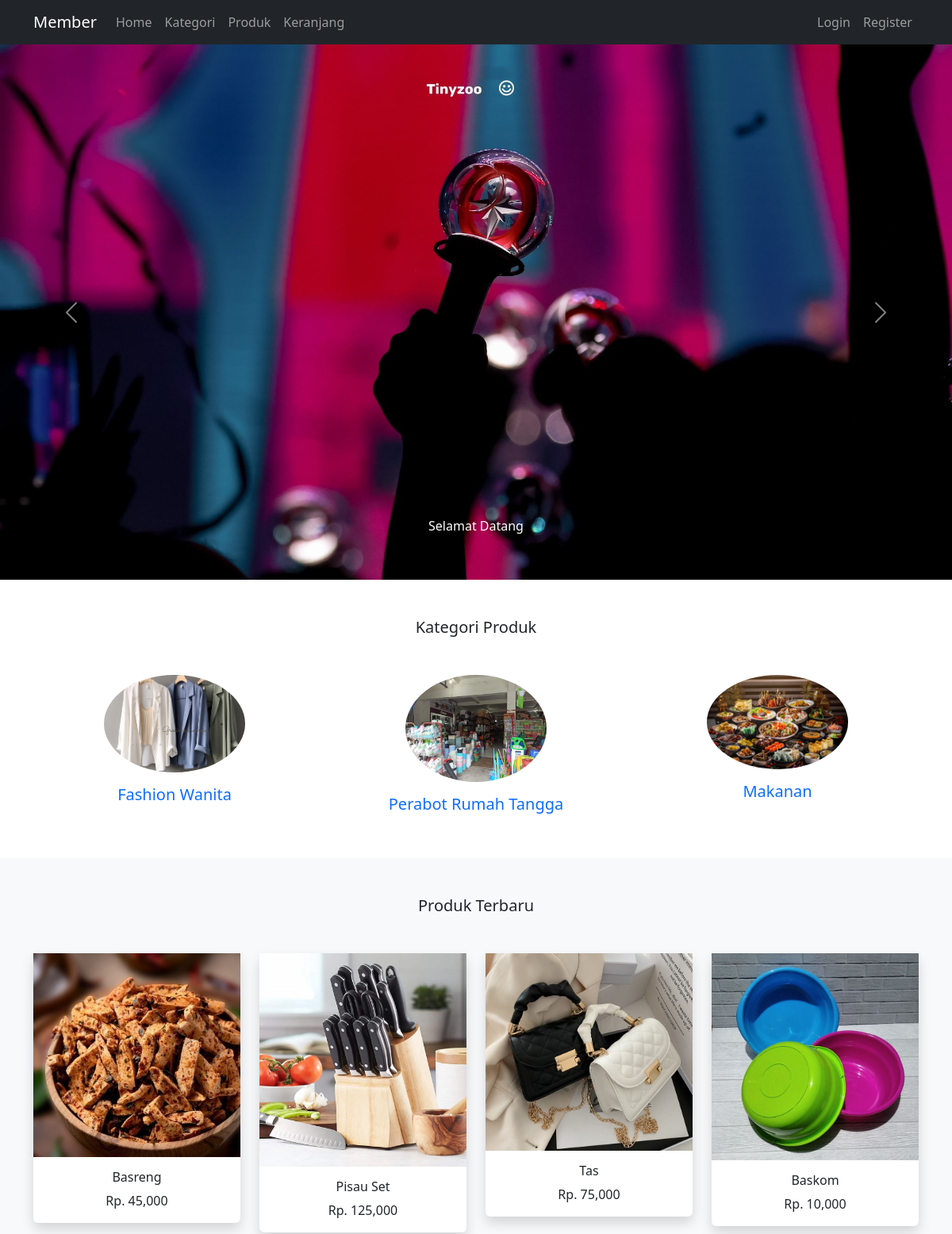
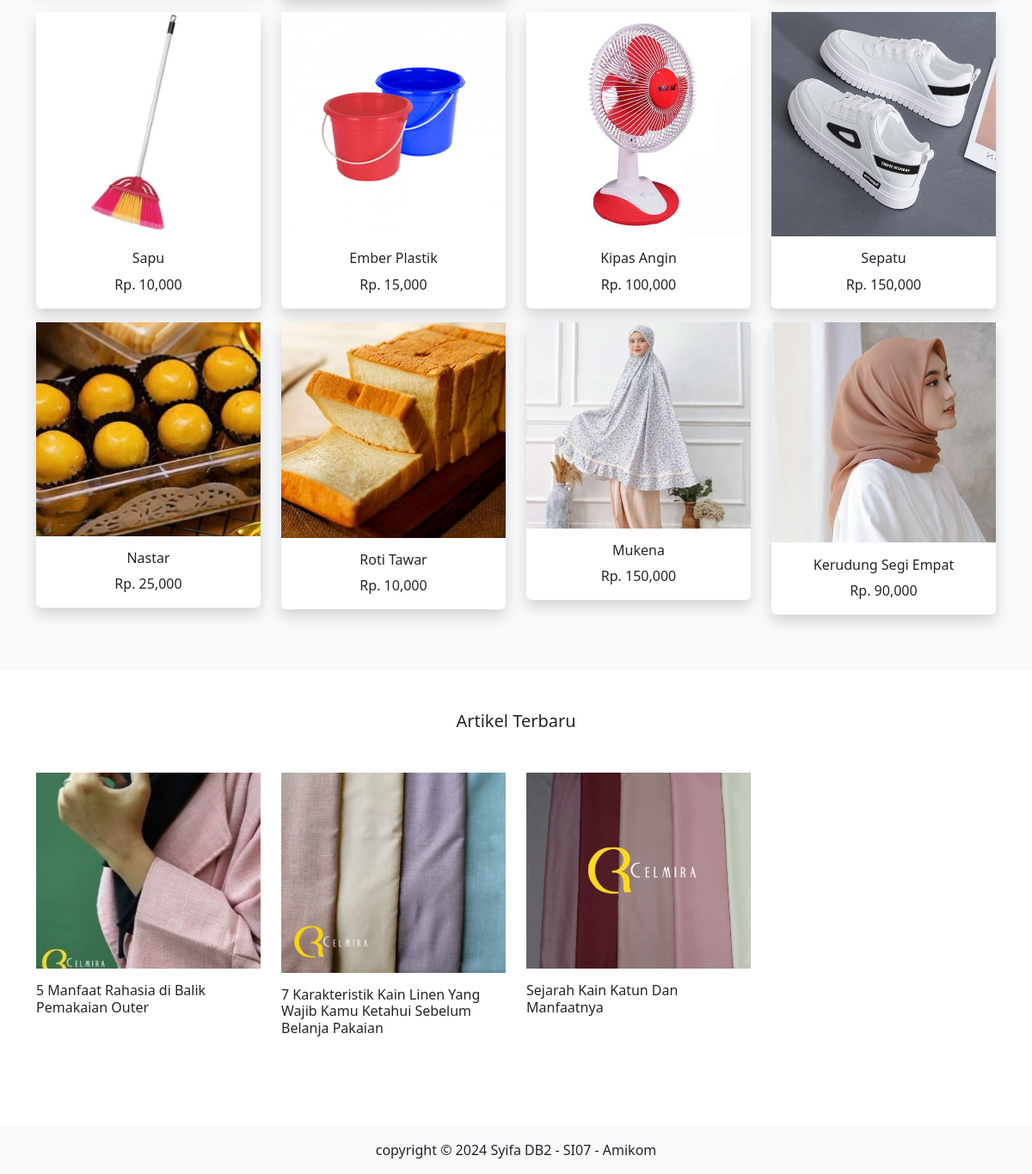
The app's page /member/index.php with its own data (2 pictures, top to bottom).
### tables this page shows
CREATE TABLE `slider` (
  `id_slider` int(11) NOT NULL,
  `caption_slider` text NOT NULL,
  `foto_slider` varchar(255) NOT NULL
);

CREATE TABLE `kategori` (
  `id_kategori` int(11) NOT NULL,
  `nama_kategori` varchar(255) NOT NULL,
  `foto_kategori` varchar(255) NOT NULL
);

CREATE TABLE `produk` (
  `id_produk` int(11) NOT NULL,
  `id_member` int(11) NOT NULL,
  `id_kategori` int(11) NOT NULL,
  `nama_produk` varchar(255) NOT NULL,
  `harga_produk` int(11) NOT NULL,
  `foto_produk` varchar(255) NOT NULL,
  `deskripsi_produk` text NOT NULL,
  `berat_produk` int(11) NOT NULL
);

CREATE TABLE `artikel` (
  `id_artikel` int(11) NOT NULL,
  `judul_artikel` varchar(255) NOT NULL,
  `isi_artikel` text NOT NULL,
  `foto_artikel` varchar(255) NOT NULL
);

### member/application/controllers/Welcome.php (called while the page is built, shortened)
<?php
class Welcome extends CI_Controller {
	public function index()
	{
		$this->load->model('Mslider');
		$this->load->model('Mkategori');
		$this->load->model('Mproduk');
		$this->load->model('Martikel');
		$data['slider'] = $this->Mslider->tampil();
		$data['kategori'] = $this->Mkategori->tampil();
		$data['produk'] = $this->Mproduk->tampil_produk_terbaru();
		$data['artikel'] = $this->Martikel->tampil_artikel_terbaru();
		$this->load->view('header');
		$this->load->view('welcome', $data);
		$this->load->view('footer');
	}
}

### member/index.php (called while the page is built, shortened)
<?php
require_once BASEPATH.'core/CodeIgniter.php';

### member/application/models/Mslider.php (called while the page is built)
<?php
class Mslider extends CI_Model {
	function tampil (){
		$q = $this->db->get("slider");
		$d = $q->result_array();
		return $d;
	}
}

### member/application/models/Mkategori.php (called while the page is built, shortened)
<?php
class Mkategori extends CI_Model {
	function tampil (){
		$q = $this->db->get("kategori");
		$d = $q->result_array();
		return $d;
	}
}

### member/application/models/Mproduk.php (called while the page is built, shortened)
<?php
class Mproduk extends CI_Model{
	function tampil_produk_terbaru(){
		$this->db->order_by('id_produk', 'desc');
		$q = $this->db->get('produk',12,0);
		$d = $q->result_array();
		return $d;
	}
}

### member/application/models/Martikel.php (called while the page is built)
<?php
class Martikel extends CI_Model {
	function tampil_artikel_terbaru(){
		$this->db->order_by('id_artikel', 'desc');
		$q = $this->db->get('artikel',4,0);
		$d = $q->result_array();
		return $d;
	}
}

### member/application/views/welcome.php (the view, shortened to what this page needs)
<div id="carouselExampleCaptions" class="carousel slide">
  <div class="carousel-inner">
  	<?php foreach ($slider as $key => $value): ?>
    <div class="carousel-item <?php echo $key==0 ? "active" : "" ?>">
      <img src="<?php echo $this->config->item("url_slider").$value["foto_slider"] ?>" class="d-block w-100">
      <div class="carousel-caption d-none d-md-block">
      	<?php echo $value['caption_slider']?>
      </div>
    </div>
	<?php endforeach?>
  <button class="carousel-control-prev" type="button" data-bs-target="#carouselExampleCaptions" data-bs-slide="prev">
    <span class="carousel-control-prev-icon" aria-hidden="true"></span>
  </button>
  <button class="carousel-control-next" type="button" data-bs-target="#carouselExampleCaptions" data-bs-slide="next">
    <span class="carousel-control-next-icon" aria-hidden="true"></span>
  </button>
</div>
<section class="bg-white py-5">
	<div class="container">
		<h5 class="text-center mb-5">Kategori Produk</h5>
		<div class="row">
			<?php foreach ($kategori as $key => $value): ?>
				<div class="col-md-4 text-center">
					<a href="<?php echo base_url("kategori/detail/".$value["id_kategori"])?>" class="text-decoration-none">
					<img src="<?php echo $this->config->item("url_kategori").$value["foto_kategori"] ?>" class="w-50 rounded-circle">
					<h5 class="mt-3"><?php echo $value["nama_kategori"]?></h5>
					</a>
				</div>
			<?php endforeach?>
		</div>
	</div>
</section>
<section class="bg-light py-5">
	<div class="container">
		<h5 class="text-center mb-5">Produk Terbaru</h5>
		<div class="row">
			<?php foreach ($produk as $key => $value): ?>
				<div class="col-md-3">
					<a href="<?php echo base_url("produk/detail/".$value["id_produk"]) ?>" class="text-decoration-none">
						<div class="card mb-3 border-0 shadow">
							<img src="<?php echo $this->config->item("url_produk").$value["foto_produk"] ?>">
							<div class="card-body text-center">
								<h6><?php echo $value['nama_produk']?></h6>
								<span>Rp. <?php echo number_format($value['harga_produk'])?></span>
							</div>
						</div>
					</a>
				</div>
			<?php endforeach?>
		</div>
	</div>
</section>
<section class="bg-white py-5">
	<div class="container">
		<h5 class="text-center mb-5">Artikel Terbaru</h5>
		<div class="row">
			<?php foreach ($artikel as $key => $value): ?>
				<div class="col-md-3">
					<img src="<?php echo $this->config->item("url_artikel").$value["foto_artikel"] ?>" class="w-100">
					<h6 class="mt-3"><?php echo $value["judul_artikel"]?></h6>
				</div>
			<?php endforeach?>
		</div>
	</div>
</section>

### member/application/views/header.php (shortened to what this page needs)
<!doctype html>
<html lang="en">
  <head>
    <link rel="stylesheet"  href="https://cdn.jsdelivr.net/npm/bootstrap@5.3.3/dist/css/bootstrap.min.css">
    <link rel="stylesheet" href="https://cdn.jsdelivr.net/npm/bootstrap-icons@1.11.3/font/bootstrap-icons.min.css">
    <link rel="stylesheet" href="https://stackpath.bootstrapcdn.com/font-awesome/4.7.0/css/font-awesome.min.css">
  </head>
  <body>
    <nav class="navbar navbar-expand-lg navbar-dark bg-dark">
    	<div class="container">
    		<a href="" class="navbar-brand">Member</a>
    		<div class="collapse navbar-collapse" id="naff">
	    			<ul class="navbar-nav me-auto">
			    		<li class="nav-item">
			    			<a href="<?php echo base_url("")?>" class="nav-link">Home</a>
			    		</li>
			    		<li class="nav-item">
			    			<a href="<?php echo base_url("kategori")?>" class="nav-link">Kategori</a>
			    		</li>
			    		<li class="nav-item">
			    			<a href="<?php echo base_url("produk")?>" class="nav-link">Produk</a>
			    		</li>
			    		<li class="nav-item">
			    			<a href="<?php echo base_url("keranjang")?>" class="nav-link">Keranjang</a>
			    		</li>
	    			</ul>
	    			<?php if (!$this->session->userdata("id_member")): ?>
	    				<ul class="navbar-nav ms-auto">
	    					<li class="nav-item">
	    						<a href="#" data-bs-toggle="modal" data-bs-target="#login" class="nav-link">Login</a>
	    					</li>
	    					<li class="nav-item">
	    						<a href="<?php echo base_url("register") ?>" class="nav-link">Register</a>
	    					</li>
	    				</ul>
	    			<?php endif ?>
    		</div>
    	</div>
    </nav>

### member/application/views/footer.php (shortened to what this page needs)
<footer class="bg-light text-center py-3 mt-5">
    	<div class="">copyright &copy; 2024 Syifa DB2 - SI07 - Amikom</div>
    </footer>
  </body>
</html>

### records on screen
slider: foto_slider (picture), caption_slider "Selamat Datang"
kategori: foto_kategori (picture), nama_kategori "Fashion Wanita"
kategori: foto_kategori (picture), nama_kategori "Perabot Rumah Tangga"
kategori: foto_kategori (picture), nama_kategori "Makanan"
produk: foto_produk (picture), nama_produk "Basreng", harga_produk "45,000"
produk: foto_produk (picture), nama_produk "Pisau Set", harga_produk "125,000"
produk: foto_produk (picture), nama_produk "Tas", harga_produk "75,000"
produk: foto_produk (picture), nama_produk "Baskom", harga_produk "10,000"
produk: foto_produk (picture), nama_produk "Sapu", harga_produk "10,000"
produk: foto_produk (picture), nama_produk "Ember Plastik", harga_produk "15,000"
produk: foto_produk (picture), nama_produk "Kipas Angin", harga_produk "100,000"
produk: foto_produk (picture), nama_produk "Sepatu", harga_produk "150,000"
produk: foto_produk (picture), nama_produk "Nastar", harga_produk "25,000"
produk: foto_produk (picture), nama_produk "Roti Tawar", harga_produk "10,000"
produk: foto_produk (picture), nama_produk "Mukena", harga_produk "150,000"
produk: foto_produk (picture), nama_produk "Kerudung Segi Empat", harga_produk "90,000"
artikel: foto_artikel (picture), judul_artikel "5 Manfaat Rahasia di Balik Pemakaian Outer"
artikel: foto_artikel (picture), judul_artikel "7 Karakteristik Kain Linen Yang Wajib Kamu Ketahui Sebelum Belanja Pakaian"
artikel: foto_artikel (picture), judul_artikel "Sejarah Kain Katun Dan Manfaatnya"
